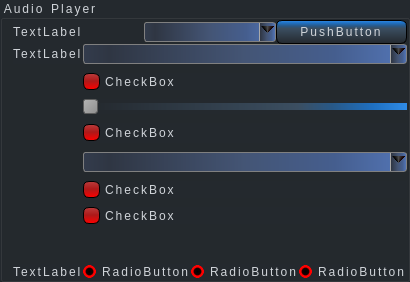
               <widget class="QGroupBox" name="groupBox_5">
                <property name="styleSheet">
                 <string notr="true">background-color: #24292E ;
font: 10pt &quot;MS Shell Dlg 2&quot;;
letter-spacing: 2px;
word-spacing: 1.4px;
color: #D0D4D9;
</string>
                </property>
                <property name="title">
                 <string>Audio Player</string>
                </property>
                <property name="flat">
                 <bool>true</bool>
                </property>
                <property name="checkable">
                 <bool>false</bool>
                </property>
                <layout class="QGridLayout" name="gridLayout_41">
                 <property name="leftMargin">
                  <number>10</number>
                 </property>
                 <property name="topMargin">
                  <number>0</number>
                 </property>
                 <property name="rightMargin">
                  <number>0</number>
                 </property>
                 <property name="bottomMargin">
                  <number>0</number>
                 </property>
                 <property name="spacing">
                  <number>0</number>
                 </property>
                 <item row="0" column="0">
                  <layout class="QGridLayout" name="gridLayout_40">
                   <item row="1" column="0">
                    <layout class="QGridLayout" name="gridLayout_39">
                     <property name="verticalSpacing">
                      <number>9</number>
                     </property>
                     <item row="0" column="0">
                      <widget class="QLabel" name="label_29">
                       <property name="text">
                        <string>TextLabel</string>
                       </property>
                      </widget>
                     </item>
                     <item row="0" column="1">
                      <widget class="QComboBox" name="comboBox_10">
                       <property name="styleSheet">
                        <string notr="true">QComboBox {
    border: 1px solid gray;
    border-radius: 3px;
    padding: 1px 18px 1px 3px;
    min-width: 6em;
}

QComboBox:editable {
background-color: rgb(47, 54, 67);
}

QComboBox:!editable, QComboBox::drop-down:editable {
background-color: qlineargradient(spread:reflect, x1:0.08, y1:0, x2:1, y2:0, stop:0 rgba(47, 54, 67, 255), stop:0.454545 rgba(68, 85, 117, 255), stop:0.755682 rgba(69, 94, 142, 255), stop:1 rgba(83, 117, 182, 255));
}

/* QComboBox gets the &quot;on&quot; state when the popup is open */
QComboBox:!editable:on, QComboBox::drop-down:editable:one {
background-color: qlineargradient(spread:reflect, x1:0.08, y1:0, x2:1, y2:0, stop:0 rgba(47, 54, 67, 255), stop:0.454545 rgba(68, 85, 117, 255), stop:0.755682 rgba(69, 94, 142, 255), stop:1 rgba(83, 117, 182, 255));
}

QComboBox:on { /* shift the text when the popup opens */
    padding-top:1px;
    padding-left: 1px;
}

QComboBox::drop-down {
    subcontrol-origin: padding;
    subcontrol-position: top right;
    width: 15px;
    border-left-width: 1px;
    border-left-color: darkgray;
    border-left-style: solid; /* just a single line */
    border-top-right-radius: 3px; /* same radius as the QComboBox */
    border-bottom-right-radius: 3px;
}

QComboBox::down-arrow {
   
	background-color: qconicalgradient(cx:0.5, cy:0.523, angle:269.5, stop:0.375 rgba(255, 0, 0, 0), stop:0.375957 rgba(255, 0, 0, 0), stop:0.375982 rgba(21, 0, 0, 255), stop:0.5 rgba(75, 75, 75, 255), stop:0.619318 rgba(0, 0, 0, 255), stop:0.625 rgba(255, 255, 255, 0));
}

QComboBox::down-arrow:on { /* shift the arrow when popup is open */
    top: 1px;
    left: 1px;
}</string>
                       </property>
                      </widget>
                     </item>
                     <item row="1" column="1">
                      <widget class="QCheckBox" name="checkBox_66">
                       <property name="styleSheet">
                        <string notr="true">QCheckBox {
    spacing: 5px;
}
QCheckBox::indicator {
    width: 13px;
    height: 13px;
}
QCheckBox::indicator:unchecked {
background-color: qlineargradient(spread:reflect, x1:0.54, y1:1, x2:0.534, y2:0, stop:0 rgba(255, 0, 0, 255), stop:0.528409 rgba(173, 25, 25, 255), stop:1 rgba(187, 60, 60, 255));
border-style: outset;
border-width: 1px;
border-radius: 6px;
border-color: #000000;
min-width: 1em;
padding: 1px;
}
QCheckBox::indicator:checked {
background-color: qlineargradient(spread:reflect, x1:0.54, y1:1, x2:0.534, y2:0, stop:0 rgba(0, 255, 18, 255), stop:0.306818 rgba(10, 171, 24, 255), stop:0.636364 rgba(25, 173, 41, 255), stop:0.994318 rgba(33, 104, 47, 255));
border-style: outset;
border-width: 1px;
border-radius: 6px;
border-color: #000000;
min-width: 1em;
padding: 1px;
}</string>
                       </property>
                       <property name="text">
                        <string>CheckBox</string>
                       </property>
                      </widget>
                     </item>
                     <item row="5" column="1">
                      <widget class="QComboBox" name="comboBox_11">
                       <property name="styleSheet">
                        <string notr="true">QComboBox {
    border: 1px solid gray;
    border-radius: 3px;
    padding: 1px 18px 1px 3px;
    min-width: 6em;
}

QComboBox:editable {
background-color: rgb(47, 54, 67);
}

QComboBox:!editable, QComboBox::drop-down:editable {
background-color: qlineargradient(spread:reflect, x1:0.08, y1:0, x2:1, y2:0, stop:0 rgba(47, 54, 67, 255), stop:0.454545 rgba(68, 85, 117, 255), stop:0.755682 rgba(69, 94, 142, 255), stop:1 rgba(83, 117, 182, 255));
}

/* QComboBox gets the &quot;on&quot; state when the popup is open */
QComboBox:!editable:on, QComboBox::drop-down:editable:one {
background-color: qlineargradient(spread:reflect, x1:0.08, y1:0, x2:1, y2:0, stop:0 rgba(47, 54, 67, 255), stop:0.454545 rgba(68, 85, 117, 255), stop:0.755682 rgba(69, 94, 142, 255), stop:1 rgba(83, 117, 182, 255));
}

QComboBox:on { /* shift the text when the popup opens */
    padding-top:1px;
    padding-left: 1px;
}

QComboBox::drop-down {
    subcontrol-origin: padding;
    subcontrol-position: top right;
    width: 15px;
    border-left-width: 1px;
    border-left-color: darkgray;
    border-left-style: solid; /* just a single line */
    border-top-right-radius: 3px; /* same radius as the QComboBox */
    border-bottom-right-radius: 3px;
}

QComboBox::down-arrow {
   
	background-color: qconicalgradient(cx:0.5, cy:0.523, angle:269.5, stop:0.375 rgba(255, 0, 0, 0), stop:0.375957 rgba(255, 0, 0, 0), stop:0.375982 rgba(21, 0, 0, 255), stop:0.5 rgba(75, 75, 75, 255), stop:0.619318 rgba(0, 0, 0, 255), stop:0.625 rgba(255, 255, 255, 0));
}

QComboBox::down-arrow:on { /* shift the arrow when popup is open */
    top: 1px;
    left: 1px;
}</string>
                       </property>
                      </widget>
                     </item>
                     <item row="7" column="1">
                      <widget class="QCheckBox" name="checkBox_67">
                       <property name="styleSheet">
                        <string notr="true">QCheckBox {
    spacing: 5px;
}
QCheckBox::indicator {
    width: 13px;
    height: 13px;
}
QCheckBox::indicator:unchecked {
background-color: qlineargradient(spread:reflect, x1:0.54, y1:1, x2:0.534, y2:0, stop:0 rgba(255, 0, 0, 255), stop:0.528409 rgba(173, 25, 25, 255), stop:1 rgba(187, 60, 60, 255));
border-style: outset;
border-width: 1px;
border-radius: 6px;
border-color: #000000;
min-width: 1em;
padding: 1px;
}
QCheckBox::indicator:checked {
background-color: qlineargradient(spread:reflect, x1:0.54, y1:1, x2:0.534, y2:0, stop:0 rgba(0, 255, 18, 255), stop:0.306818 rgba(10, 171, 24, 255), stop:0.636364 rgba(25, 173, 41, 255), stop:0.994318 rgba(33, 104, 47, 255));
border-style: outset;
border-width: 1px;
border-radius: 6px;
border-color: #000000;
min-width: 1em;
padding: 1px;
}</string>
                       </property>
                       <property name="text">
                        <string>CheckBox</string>
                       </property>
                      </widget>
                     </item>
                     <item row="6" column="1">
                      <widget class="QCheckBox" name="checkBox_68">
                       <property name="styleSheet">
                        <string notr="true">QCheckBox {
    spacing: 5px;
}
QCheckBox::indicator {
    width: 13px;
    height: 13px;
}
QCheckBox::indicator:unchecked {
background-color: qlineargradient(spread:reflect, x1:0.54, y1:1, x2:0.534, y2:0, stop:0 rgba(255, 0, 0, 255), stop:0.528409 rgba(173, 25, 25, 255), stop:1 rgba(187, 60, 60, 255));
border-style: outset;
border-width: 1px;
border-radius: 6px;
border-color: #000000;
min-width: 1em;
padding: 1px;
}
QCheckBox::indicator:checked {
background-color: qlineargradient(spread:reflect, x1:0.54, y1:1, x2:0.534, y2:0, stop:0 rgba(0, 255, 18, 255), stop:0.306818 rgba(10, 171, 24, 255), stop:0.636364 rgba(25, 173, 41, 255), stop:0.994318 rgba(33, 104, 47, 255));
border-style: outset;
border-width: 1px;
border-radius: 6px;
border-color: #000000;
min-width: 1em;
padding: 1px;
}</string>
                       </property>
                       <property name="text">
                        <string>CheckBox</string>
                       </property>
                      </widget>
                     </item>
                     <item row="4" column="1">
                      <widget class="QCheckBox" name="checkBox_69">
                       <property name="text">
                        <string>CheckBox</string>
                       </property>
                      </widget>
                     </item>
                     <item row="4" column="1">
                      <widget class="QCheckBox" name="checkBox_70">
                       <property name="styleSheet">
                        <string notr="true">QCheckBox {
    spacing: 5px;
}
QCheckBox::indicator {
    width: 13px;
    height: 13px;
}
QCheckBox::indicator:unchecked {
background-color: qlineargradient(spread:reflect, x1:0.54, y1:1, x2:0.534, y2:0, stop:0 rgba(255, 0, 0, 255), stop:0.528409 rgba(173, 25, 25, 255), stop:1 rgba(187, 60, 60, 255));
border-style: outset;
border-width: 1px;
border-radius: 6px;
border-color: #000000;
min-width: 1em;
padding: 1px;
}
QCheckBox::indicator:checked {
background-color: qlineargradient(spread:reflect, x1:0.54, y1:1, x2:0.534, y2:0, stop:0 rgba(0, 255, 18, 255), stop:0.306818 rgba(10, 171, 24, 255), stop:0.636364 rgba(25, 173, 41, 255), stop:0.994318 rgba(33, 104, 47, 255));
border-style: outset;
border-width: 1px;
border-radius: 6px;
border-color: #000000;
min-width: 1em;
padding: 1px;
}</string>
                       </property>
                       <property name="text">
                        <string>CheckBox</string>
                       </property>
                      </widget>
                     </item>
                     <item row="3" column="1">
                      <widget class="QSlider" name="horizontalSlider">
                       <property name="styleSheet">
                        <string notr="true">QSlider::handle:horizontal {
    background: qlineargradient(x1:0, y1:0, x2:1, y2:1, stop:0 #b4b4b4, stop:1 #8f8f8f);
    border: 1px solid #5c5c5c;
    width: 18px;
    margin: -2px 0; /* handle is placed by default on the contents rect of the groove. Expand outside the groove */
    border-radius: 3px;
}

QSlider::add-page:horizonta {
    
	background-color: qlineargradient(spread:reflect, x1:0, y1:0, x2:1, y2:0, stop:0 rgba(36, 41, 46, 255), stop:0.653409 rgba(59, 78, 97, 255), stop:0.761364 rgba(40, 88, 135, 255), stop:0.892045 rgba(31, 112, 194, 255), stop:1 rgba(47, 139, 230, 255));
}

QSlider::sub-page:horizonta{
background-color: qlineargradient(spread:reflect, x1:0, y1:0, x2:1, y2:0, stop:0 rgba(36, 41, 46, 255), stop:0.0909091 rgba(59, 78, 97, 255), stop:0.255682 rgba(40, 88, 135, 255), stop:0.619318 rgba(31, 112, 194, 255), stop:1 rgba(47, 139, 230, 255));
}</string>
                       </property>
                       <property name="orientation">
                        <enum>Qt::Horizontal</enum>
                       </property>
                      </widget>
                     </item>
                    </layout>
                   </item>
                   <item row="0" column="0">
                    <layout class="QHBoxLayout" name="horizontalLayout_27">
                     <item>
                      <widget class="QLabel" name="label_28">
                       <property name="text">
                        <string>TextLabel</string>
                       </property>
                      </widget>
                     </item>
                     <item>
                      <widget class="QComboBox" name="comboBox_9">
                       <property name="styleSheet">
                        <string notr="true">QComboBox {
    border: 1px solid gray;
    border-radius: 3px;
    padding: 1px 18px 1px 3px;
    min-width: 6em;
}

QComboBox:editable {
background-color: rgb(47, 54, 67);
}

QComboBox:!editable, QComboBox::drop-down:editable {
background-color: qlineargradient(spread:reflect, x1:0.08, y1:0, x2:1, y2:0, stop:0 rgba(47, 54, 67, 255), stop:0.454545 rgba(68, 85, 117, 255), stop:0.755682 rgba(69, 94, 142, 255), stop:1 rgba(83, 117, 182, 255));
}

/* QComboBox gets the &quot;on&quot; state when the popup is open */
QComboBox:!editable:on, QComboBox::drop-down:editable:one {
background-color: qlineargradient(spread:reflect, x1:0.08, y1:0, x2:1, y2:0, stop:0 rgba(47, 54, 67, 255), stop:0.454545 rgba(68, 85, 117, 255), stop:0.755682 rgba(69, 94, 142, 255), stop:1 rgba(83, 117, 182, 255));
}

QComboBox:on { /* shift the text when the popup opens */
    padding-top:1px;
    padding-left: 1px;
}

QComboBox::drop-down {
    subcontrol-origin: padding;
    subcontrol-position: top right;
    width: 15px;
    border-left-width: 1px;
    border-left-color: darkgray;
    border-left-style: solid; /* just a single line */
    border-top-right-radius: 3px; /* same radius as the QComboBox */
    border-bottom-right-radius: 3px;
}

QComboBox::down-arrow {
   
	background-color: qconicalgradient(cx:0.5, cy:0.523, angle:269.5, stop:0.375 rgba(255, 0, 0, 0), stop:0.375957 rgba(255, 0, 0, 0), stop:0.375982 rgba(21, 0, 0, 255), stop:0.5 rgba(75, 75, 75, 255), stop:0.619318 rgba(0, 0, 0, 255), stop:0.625 rgba(255, 255, 255, 0));
}

QComboBox::down-arrow:on { /* shift the arrow when popup is open */
    top: 1px;
    left: 1px;
}</string>
                       </property>
                      </widget>
                     </item>
                     <item>
                      <widget class="QPushButton" name="pushButton_6">
                       <property name="styleSheet">
                        <string notr="true">QPushButton {
background-color: qlineargradient(spread:reflect, x1:1, y1:1, x2:1, y2:0, stop:0 rgba(36, 41, 46, 255), stop:0.653409 rgba(59, 78, 97, 255), stop:0.761364 rgba(40, 88, 135, 255), stop:0.892045 rgba(31, 112, 194, 255), stop:1 rgba(47, 139, 230, 255));
border-style: outset;
border-width: 1px;
border-radius: 6px;
border-color: #000000;
min-width: 4em;
padding:4px;
}
QPushButton:pressed {
   	background-color: rgb(47, 54, 67);
    border-style: inset;
}</string>
                       </property>
                       <property name="text">
                        <string>PushButton</string>
                       </property>
                      </widget>
                     </item>
                    </layout>
                   </item>
                   <item row="3" column="0">
                    <layout class="QHBoxLayout" name="horizontalLayout_28">
                     <item>
                      <widget class="QLabel" name="label_30">
                       <property name="text">
                        <string>TextLabel</string>
                       </property>
                      </widget>
                     </item>
                     <item>
                      <widget class="QRadioButton" name="radioButton_10">
                       <property name="styleSheet">
                        <string notr="true">QRadioButton::indicator {
    width: 13px;
    height: 13px;
}

QRadioButton::indicator::unchecked {
background-color: qradialgradient(spread:pad, cx:0.5, cy:0.5, radius:0.5, fx:0.5, fy:0.5, stop:0 rgba(0, 0, 0, 255), stop:0.505682 rgba(25, 0, 0, 255), stop:0.693182 rgba(255, 0, 0, 255), stop:0.943182 rgba(255, 0, 0, 255), stop:1 rgba(255, 255, 255, 0));
}

QRadioButton::indicator::checked {
background-color: qradialgradient(spread:pad, cx:0.5, cy:0.5, radius:0.5, fx:0.5, fy:0.5, stop:0 rgba(0, 0, 0, 255), stop:0.505682 rgba(25, 0, 0, 255), stop:0.693182 rgba(36, 255, 0, 255), stop:0.943182 rgba(25, 255, 0, 255), stop:1 rgba(255, 255, 255, 0));
}
</string>
                       </property>
                       <property name="text">
                        <string>RadioButton</string>
                       </property>
                      </widget>
                     </item>
                     <item>
                      <widget class="QRadioButton" name="radioButton_11">
                       <property name="styleSheet">
                        <string notr="true">QRadioButton::indicator {
    width: 13px;
    height: 13px;
}

QRadioButton::indicator::unchecked {
background-color: qradialgradient(spread:pad, cx:0.5, cy:0.5, radius:0.5, fx:0.5, fy:0.5, stop:0 rgba(0, 0, 0, 255), stop:0.505682 rgba(25, 0, 0, 255), stop:0.693182 rgba(255, 0, 0, 255), stop:0.943182 rgba(255, 0, 0, 255), stop:1 rgba(255, 255, 255, 0));
}

QRadioButton::indicator::checked {
background-color: qradialgradient(spread:pad, cx:0.5, cy:0.5, radius:0.5, fx:0.5, fy:0.5, stop:0 rgba(0, 0, 0, 255), stop:0.505682 rgba(25, 0, 0, 255), stop:0.693182 rgba(36, 255, 0, 255), stop:0.943182 rgba(25, 255, 0, 255), stop:1 rgba(255, 255, 255, 0));
}
</string>
                       </property>
                       <property name="text">
                        <string>RadioButton</string>
                       </property>
                      </widget>
                     </item>
                     <item>
                      <widget class="QRadioButton" name="radioButton_12">
                       <property name="styleSheet">
                        <string notr="true">QRadioButton::indicator {
    width: 13px;
    height: 13px;
}

QRadioButton::indicator::unchecked {
background-color: qradialgradient(spread:pad, cx:0.5, cy:0.5, radius:0.5, fx:0.5, fy:0.5, stop:0 rgba(0, 0, 0, 255), stop:0.505682 rgba(25, 0, 0, 255), stop:0.693182 rgba(255, 0, 0, 255), stop:0.943182 rgba(255, 0, 0, 255), stop:1 rgba(255, 255, 255, 0));
}

QRadioButton::indicator::checked {
background-color: qradialgradient(spread:pad, cx:0.5, cy:0.5, radius:0.5, fx:0.5, fy:0.5, stop:0 rgba(0, 0, 0, 255), stop:0.505682 rgba(25, 0, 0, 255), stop:0.693182 rgba(36, 255, 0, 255), stop:0.943182 rgba(25, 255, 0, 255), stop:1 rgba(255, 255, 255, 0));
}
</string>
                       </property>
                       <property name="text">
                        <string>RadioButton</string>
                       </property>
                      </widget>
                     </item>
                    </layout>
                   </item>
                   <item row="2" column="0">
                    <spacer name="verticalSpacer_2">
                     <property name="orientation">
                      <enum>Qt::Vertical</enum>
                     </property>
                     <property name="sizeHint" stdset="0">
                      <size>
                       <width>20</width>
                       <height>40</height>
                      </size>
                     </property>
                    </spacer>
                   </item>
                  </layout>
                 </item>
                </layout>
               </widget>
